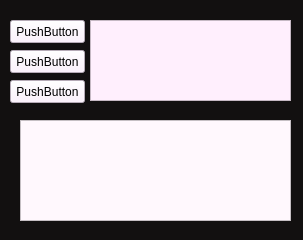
<?xml version="1.0" encoding="UTF-8"?>
<ui version="4.0">
 <class>Form</class>
 <widget class="QWidget" name="Form">
  <property name="geometry">
   <rect>
    <x>0</x>
    <y>0</y>
    <width>303</width>
    <height>240</height>
   </rect>
  </property>
  <property name="windowTitle">
   <string>Form</string>
  </property>
  <property name="styleSheet">
   <string notr="true">background-color:rgb(18, 16, 16)</string>
  </property>
  <widget class="QPushButton" name="pushButton">
   <property name="geometry">
    <rect>
     <x>10</x>
     <y>20</y>
     <width>75</width>
     <height>23</height>
    </rect>
   </property>
   <property name="styleSheet">
    <string notr="true">background-color:rgb(254, 238, 255)</string>
   </property>
   <property name="text">
    <string>PushButton</string>
   </property>
  </widget>
  <widget class="QTextEdit" name="textEdit">
   <property name="geometry">
    <rect>
     <x>90</x>
     <y>20</y>
     <width>201</width>
     <height>81</height>
    </rect>
   </property>
   <property name="styleSheet">
    <string notr="true">background-color:rgb(255, 239, 253)</string>
   </property>
  </widget>
  <widget class="QTextEdit" name="textEdit_2">
   <property name="geometry">
    <rect>
     <x>20</x>
     <y>120</y>
     <width>271</width>
     <height>101</height>
    </rect>
   </property>
   <property name="styleSheet">
    <string notr="true">background-color:rgb(255, 248, 253)</string>
   </property>
  </widget>
  <widget class="QPushButton" name="pushButton_4">
   <property name="geometry">
    <rect>
     <x>10</x>
     <y>50</y>
     <width>75</width>
     <height>23</height>
    </rect>
   </property>
   <property name="styleSheet">
    <string notr="true">background-color:rgb(254, 238, 255)</string>
   </property>
   <property name="text">
    <string>PushButton</string>
   </property>
  </widget>
  <widget class="QPushButton" name="pushButton_2">
   <property name="geometry">
    <rect>
     <x>10</x>
     <y>80</y>
     <width>75</width>
     <height>23</height>
    </rect>
   </property>
   <property name="styleSheet">
    <string notr="true">background-color:rgb(254, 238, 255)</string>
   </property>
   <property name="text">
    <string>PushButton</string>
   </property>
  </widget>
 </widget>
 <resources/>
 <connections/>
</ui>
